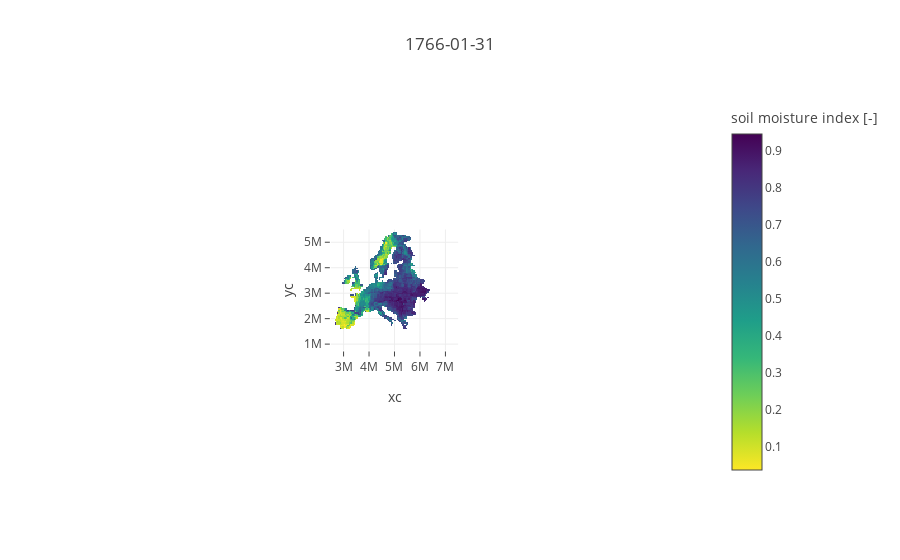

Notebook code cell kept with this figure:
### Code cell
# direct plot of first time entry (0) -- you can change the index i as you like
i=0
px.imshow(smi.SMI[i],x=smi.xc,y=smi.yc, origin='lower', aspect='equal', template='none', color_continuous_scale='viridis_r', title=str(pd.to_datetime(smi.time[i].values).date()))
